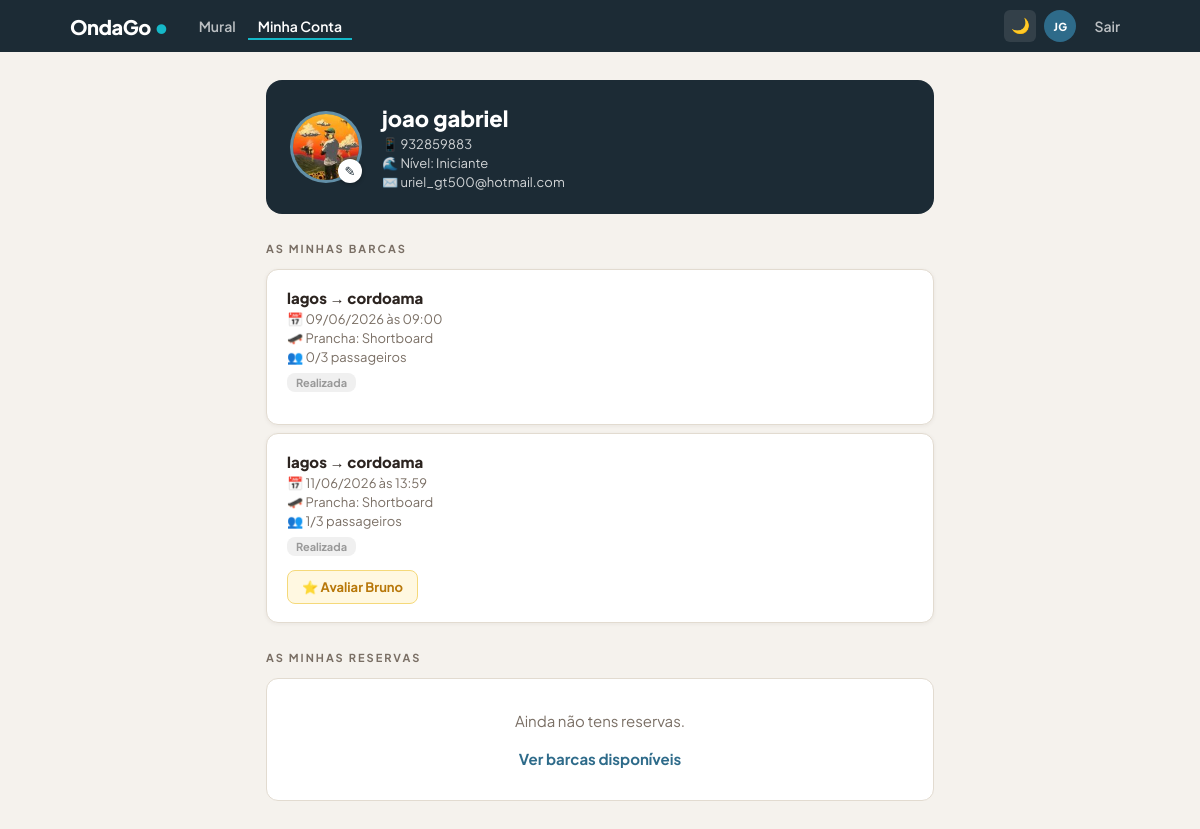
/minha_conta (signed in), run on the app's committed database.
### models.py (models this page shows, shortened)
class Usuario(UserMixin, db.Model):
    __tablename__ = 'usuarios'
    id         = db.Column(db.Integer, primary_key=True)
    nome       = db.Column(db.String(100), nullable=False)
    email      = db.Column(db.String(150), unique=True, nullable=False)
    telefone   = db.Column(db.String(20), nullable=False)
    nivel      = db.Column(db.String(30), default='Iniciante')
    foto_url   = db.Column(db.String(300), default='')
    senha_hash = db.Column(db.String(256), nullable=False)
    criado_em  = db.Column(db.DateTime, default=datetime.utcnow)
    caronas    = db.relationship('Carona', backref='motorista', lazy=True)
    reservas   = db.relationship('Reserva', backref='passageiro', lazy=True)
    @property
    def media_avaliacao(self):
        from sqlalchemy import func
        result = db.session.query(func.avg(Avaliacao.nota)).filter_by(avaliado_id=self.id).scalar()
        return round(result, 1) if result else None

class Carona(db.Model):
    __tablename__ = 'caronas'
    id            = db.Column(db.Integer, primary_key=True)
    motorista_id  = db.Column(db.Integer, db.ForeignKey('usuarios.id'), nullable=False)
    ponto_partida = db.Column(db.String(100), nullable=False)
    destino       = db.Column(db.String(100), nullable=False)
    data          = db.Column(db.String(10), nullable=False)
    hora          = db.Column(db.String(5), nullable=False)
    vagas_totais  = db.Column(db.Integer, nullable=False)
    tipo_prancha  = db.Column(db.String(30), default='Qualquer')
    criado_em     = db.Column(db.DateTime, default=datetime.utcnow)
    reservas      = db.relationship('Reserva', backref='carona', lazy=True)
    @property
    def vagas_disponiveis(self):
        return self.vagas_totais - len(self.reservas)
    @property
    def expirada(self):
        try:
            dt = datetime.strptime(f"{self.data} {self.hora}", "%d/%m/%Y %H:%M")
            return datetime.now() > dt
        except:
            return False

class Reserva(db.Model):
    __tablename__ = 'reservas'
    id         = db.Column(db.Integer, primary_key=True)
    carona_id  = db.Column(db.Integer, db.ForeignKey('caronas.id'), nullable=False)
    usuario_id = db.Column(db.Integer, db.ForeignKey('usuarios.id'), nullable=False)
    criado_em  = db.Column(db.DateTime, default=datetime.utcnow)

### app.py (the view)
@app.route('/minha_conta')
@login_required
def minha_conta():
    minhas_caronas = Carona.query.filter_by(motorista_id=current_user.id).all()
    minhas_reservas = Reserva.query.filter_by(usuario_id=current_user.id).all()
    avaliacoes_feitas = {
        (a.carona_id, a.avaliado_id)
        for a in Avaliacao.query.filter_by(avaliador_id=current_user.id).all()
    }
    return render_template('minha_conta.html', caronas=minhas_caronas, reservas=minhas_reservas,
                           avaliacoes_feitas=avaliacoes_feitas)

### app.py (called while the page is built)
@login_manager.user_loader
def load_user(user_id):
    return Usuario.query.get(int(user_id))

### templates/minha_conta.html (shortened to what this page needs)
{% extends "base.html" %}
{% block content %}
<div class="container">
    <div class="perfil-card">
        <div class="avatar-wrap">
            <div class="avatar">
                {% if current_user.foto_url %}
                    <img src="/static/uploads/{{ current_user.foto_url }}" alt="Foto de perfil">
                {% else %}
                    🏄
                {% endif %}
            </div>
            <form method="POST" action="/editar_perfil" enctype="multipart/form-data" id="foto-form">
                <button type="button" class="upload-btn" onclick="document.getElementById('foto-input').click()" title="Mudar foto">✎</button>
            </form>
        </div>
        <div class="perfil-info">
            <h2>{{ current_user.nome }}</h2>
            <p>📱 {{ current_user.telefone }}</p>
            <p>🌊 Nível: {{ current_user.nivel }}</p>
            <p>✉️ {{ current_user.email }}</p>
        </div>
    </div>
    <div class="section">
        <p class="section-title">As minhas barcas</p>
        {% if caronas %}
            {% for c in caronas %}
            <div class="card">
                <h4>{{ c.ponto_partida }} → {{ c.destino }}</h4>
                <p>📅 {{ c.data }} às {{ c.hora }}</p>
                <p>🛹 Prancha: {{ c.tipo_prancha }}</p>
                <p>👥 {{ c.vagas_totais - c.vagas_disponiveis }}/{{ c.vagas_totais }} passageiros</p>
                {% if c.expirada %}
                    <span class="badge badge-expirada">Realizada</span>
                {% elif c.lotado %}
                    <span class="badge badge-lotada">Lotada</span>
                {% else %}
                    <span class="badge badge-ok">{{ c.vagas_disponiveis }} vagas livres</span>
                {% endif %}
                <div class="card-footer">
                    {% if c.expirada %}
                        {% for r in c.reservas %}
                            {% if (c.id, r.usuario_id) not in avaliacoes_feitas %}
                                <a href="/avaliar/{{ c.id }}/{{ r.usuario_id }}" class="btn-avaliar">
                                    ⭐ Avaliar {{ r.passageiro.nome.split()[0] }}
                                </a>
                            {% endif %}
                        {% endfor %}
                    {% endif %}
                </div>
            </div>
            {% endfor %}
        {% else %}
            <div class="empty">
                Ainda não publicaste nenhuma barca.<br><br>
                <a href="/nova">+ Publicar a primeira barca</a>
            </div>
        {% endif %}
    </div>
    <div class="section">
        <p class="section-title">As minhas reservas</p>
        {% if reservas %}
            {% for r in reservas %}
            <div class="card">
                <h4>{{ r.carona.ponto_partida }} → {{ r.carona.destino }}</h4>
                <p>📅 {{ r.carona.data }} às {{ r.carona.hora }}</p>
                <p>🏄 Motorista: {{ r.carona.motorista.nome }} | 📱 {{ r.carona.motorista.telefone }}</p>
                {% if r.carona.expirada %}
                    <span class="badge badge-expirada">Realizada</span>
                {% endif %}
                <div class="card-footer">
                    {% if not r.carona.expirada %}
                        <form method="POST" action="/cancelar_reserva/{{ r.id }}">
                            <button type="submit" class="btn-cancelar"
                                onclick="return confirm('Tens a certeza que queres cancelar esta reserva?')">
                                ✕ Cancelar reserva
                            </button>
                        </form>
                    {% endif %}
                    {% if r.carona.expirada and (r.carona_id, r.carona.motorista_id) not in avaliacoes_feitas %}
                        <a href="/avaliar/{{ r.carona_id }}/{{ r.carona.motorista_id }}" class="btn-avaliar">
                            ⭐ Avaliar motorista
                        </a>
                    {% endif %}
                </div>
            </div>
            {% endfor %}
        {% else %}
            <div class="empty">
                Ainda não tens reservas.<br><br>
                <a href="/">Ver barcas disponíveis</a>
            </div>
        {% endif %}
    </div>
</div>
{% endblock %}

### templates/base.html (shortened to what this page needs)
<!DOCTYPE html>
<html lang="pt" data-theme="light">
<head>
</head>
<body>
<nav class="navbar">
    <div class="nav-inner">
        <a href="/" class="nav-logo">OndaGo<span class="logo-dot">•</span></a>
        <div class="nav-links" id="nav-links">
            <a href="/"
               class="nav-link {% if request.endpoint == 'index' %}active{% endif %}">Mural</a>
            {% if current_user.is_authenticated %}
                <a href="/minha_conta"
                   class="nav-link {% if request.endpoint == 'minha_conta' %}active{% endif %}">Minha Conta</a>
            {% endif %}
        </div>
        <div class="nav-right">
            <button class="theme-toggle" id="theme-btn" onclick="toggleTheme()" title="Modo escuro">🌙</button>
            {% if current_user.is_authenticated %}
                <div class="nav-avatar" title="{{ current_user.nome }}">{{ current_user.nome.split()[0][0] }}{% if current_user.nome.split()|length > 1 %}{{ current_user.nome.split()[-1][0] }}{% endif %}</div>
                <a href="/logout" class="nav-link">Sair</a>
            {% else %}
                <a href="/login"
                   class="nav-link {% if request.endpoint == 'login' %}active{% endif %}">Entrar</a>
                <a href="/registro" class="nav-btn">Criar conta</a>
            {% endif %}
        </div>
    </div>
</nav>
{% block content %}{% endblock %}
</body>
</html>

### templates/base.html (style rules this page uses)
:root { --bg: #F5F2ED; --card: #ffffff; --text: #2C2420; --text-muted: #7A6F65; --border: #E2DBD0; --shadow: rgba(44,36,32,0.06); --nav: #1C2B35; --teal: #15B8C8; --hero: #2E6B8A; --green: #0F6E56; --green-light: #E8F4F0; --red: #c62828; --red-light: #fdecea; --orange: #D85A30; }
* { margin: 0; padding: 0; box-sizing: border-box; }
body { font-family: 'Plus Jakarta Sans', sans-serif; background: var(--bg); color: var(--text); transition: background 0.3s, color 0.3s; }
.navbar { background: #1C2B35; height: 52px; width: 100%; position: sticky; top: 0; z-index: 200; }
.nav-inner { max-width: 1100px; margin: 0 auto; height: 100%; padding: 0 20px; display: flex; align-items: center; gap: 20px; }
.nav-logo { font-size: 20px; font-weight: 800; color: #ffffff; text-decoration: none; letter-spacing: -0.5px; flex-shrink: 0; display: flex; align-items: baseline; gap: 3px; }
.logo-dot { color: #15B8C8; font-size: 22px; line-height: 1; }
.nav-links { display: flex; align-items: center; gap: 2px; flex: 1; }
.nav-link { color: rgba(255,255,255,0.7); text-decoration: none; font-size: 14px; font-weight: 600; padding: 5px 10px; border-radius: 6px; transition: color 0.15s; white-space: nowrap; }
.nav-link.active { color: #ffffff; border-bottom: 2px solid #15B8C8; border-radius: 0; padding-bottom: 3px; }
.nav-right { display: flex; align-items: center; gap: 8px; flex-shrink: 0; }
.theme-toggle { background: rgba(255,255,255,0.1); border: none; color: white; width: 32px; height: 32px; border-radius: 6px; cursor: pointer; font-size: 15px; display: flex; align-items: center; justify-content: center; transition: background 0.15s; }
.nav-avatar { width: 32px; height: 32px; border-radius: 50%; background: #2E6B8A; color: #ffffff; font-size: 11px; font-weight: 800; letter-spacing: 0.5px; display: flex; align-items: center; justify-content: center; flex-shrink: 0; text-transform: uppercase; }

### templates/minha_conta.html (style rules this page uses)
.container { max-width: 700px; margin: 28px auto 80px; padding: 0 16px; }
.perfil-card { background: #1C2B35; color: white; border-radius: 16px; padding: 24px; margin-bottom: 28px; display: flex; align-items: center; gap: 20px; }
.avatar-wrap { position: relative; flex-shrink: 0; }
.avatar { width: 72px; height: 72px; border-radius: 50%; background: #2E6B8A; border: 3px solid rgba(255,255,255,0.25); display: flex; align-items: center; justify-content: center; font-size: 32px; overflow: hidden; }
.avatar img { width: 100%; height: 100%; object-fit: cover; }
.upload-btn { position: absolute; bottom: 0; right: 0; background: white; color: #1C2B35; border: none; border-radius: 50%; width: 24px; height: 24px; font-size: 13px; cursor: pointer; display: flex; align-items: center; justify-content: center; box-shadow: 0 1px 4px rgba(0,0,0,0.3); }
.perfil-info { flex: 1; min-width: 0; }
.perfil-info h2 { font-size: 22px; font-weight: 800; margin-bottom: 4px; }
.perfil-info p { font-size: 13px; opacity: 0.8; margin-top: 3px; }
.section { margin-bottom: 28px; }
.section-title { font-size: 11px; font-weight: 700; color: var(--text-muted); text-transform: uppercase; letter-spacing: 2px; margin-bottom: 14px; }
.card { background: var(--card); border-radius: 12px; padding: 18px 20px; margin-bottom: 8px; border: 0.5px solid var(--border); box-shadow: 0 1px 4px var(--shadow); }
.card h4 { font-size: 15px; font-weight: 800; color: var(--text); margin-bottom: 4px; }
.card p { font-size: 13px; color: var(--text-muted); margin-top: 3px; }
.badge { display: inline-block; padding: 3px 9px; border-radius: 8px; font-size: 11px; font-weight: 700; margin-top: 8px; }
.badge-expirada { background: #f0f0f0; color: #999; }
.card-footer { display: flex; flex-wrap: wrap; gap: 8px; margin-top: 14px; }
.btn-avaliar { background: #FFF8E1; color: #b8780a; padding: 8px 14px; border-radius: 8px; text-decoration: none; font-size: 13px; font-weight: 700; border: 1px solid #f5d97a; transition: background 0.15s; }
.empty { background: var(--card); border-radius: 12px; padding: 32px; text-align: center; color: var(--text-muted); font-size: 15px; border: 0.5px solid var(--border); }
.empty a { color: #2E6B8A; font-weight: 700; text-decoration: none; }

### data on the page
Usuario: nome "J", nome "G", foto_url (picture), nome "joao gabriel", telefone "932859883", nivel "Iniciante", email "uriel_gt500@hotmail.com"
Carona: ponto_partida "lagos", destino "cordoama", data "09/06/2026", hora "09:00", tipo_prancha "Shortboard", c.vagas_totais-c.vagas_disponiveis "0", vagas_totais "3", shows "Realizada"
Carona: ponto_partida "lagos", destino "cordoama", data "11/06/2026", hora "13:59", tipo_prancha "Shortboard", c.vagas_totais-c.vagas_disponiveis "1", vagas_totais "3", shows "Realizada"
Reserva: passageiro.nome "Bruno"
